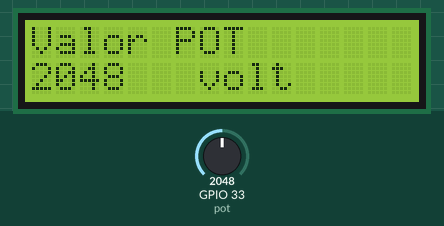
A sketch run on a simulated ESP32. On the bench: 16×2 character LCD. The test bench sets the inputs (shaded band); at power-on: GPIO 33 (pot) = 2048.

Above: at 2.2 s.
2.3 s: GPIO 33 (pot) set to 2866
At 3.4 s:
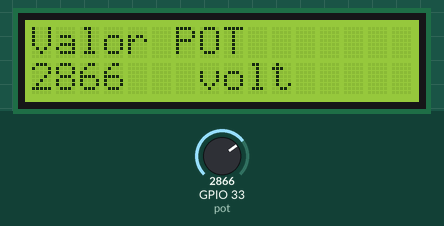
3.8 s: GPIO 33 (pot) set to 3603
At 4.5 s:
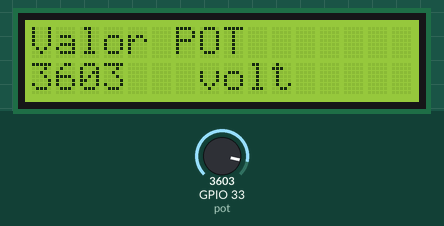
5.3 s: GPIO 33 (pot) set to 4095
At 5.6 s:
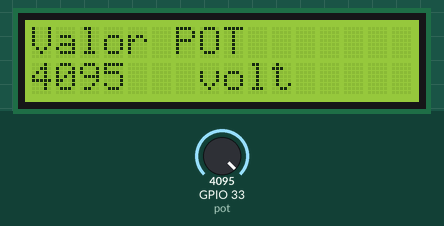
Timing chart, 0 to 8.3 s (numbered marks = the images above; inputs shaded):
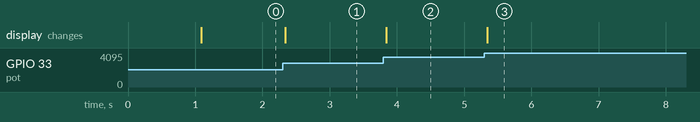

Measured:
- after the input at 2.3 s, the display: changes at once (image 1)
- after the input at 3.8 s, the display: changes at once (image 2)
- after the input at 5.3 s, the display: changes at once (image 3)

The sketch:

I2C_Potenciometro.ino
```cpp
#include <LiquidCrystal_I2C.h>

LiquidCrystal_I2C pantalla1(0x27, 16, 2);    //el 0x27 es segun la pantalla que te haya tocado

int pot = 33;
int volt;

void setup(){
  pantalla1.init();
  pantalla1.backlight();
  pantalla1.print("hola");
  delay(1000);
  pantalla1.clear();
  pinMode(pot, INPUT);
}

void loop(){
  volt = analogRead(pot);
  pantalla1.setCursor(0,0);
  pantalla1.print("Valor POT");
  pantalla1.setCursor(0,1);
  pantalla1.print(volt);
  pantalla1.print("   ");
  pantalla1.setCursor(7,1);
  pantalla1.print("volt");
}
```
